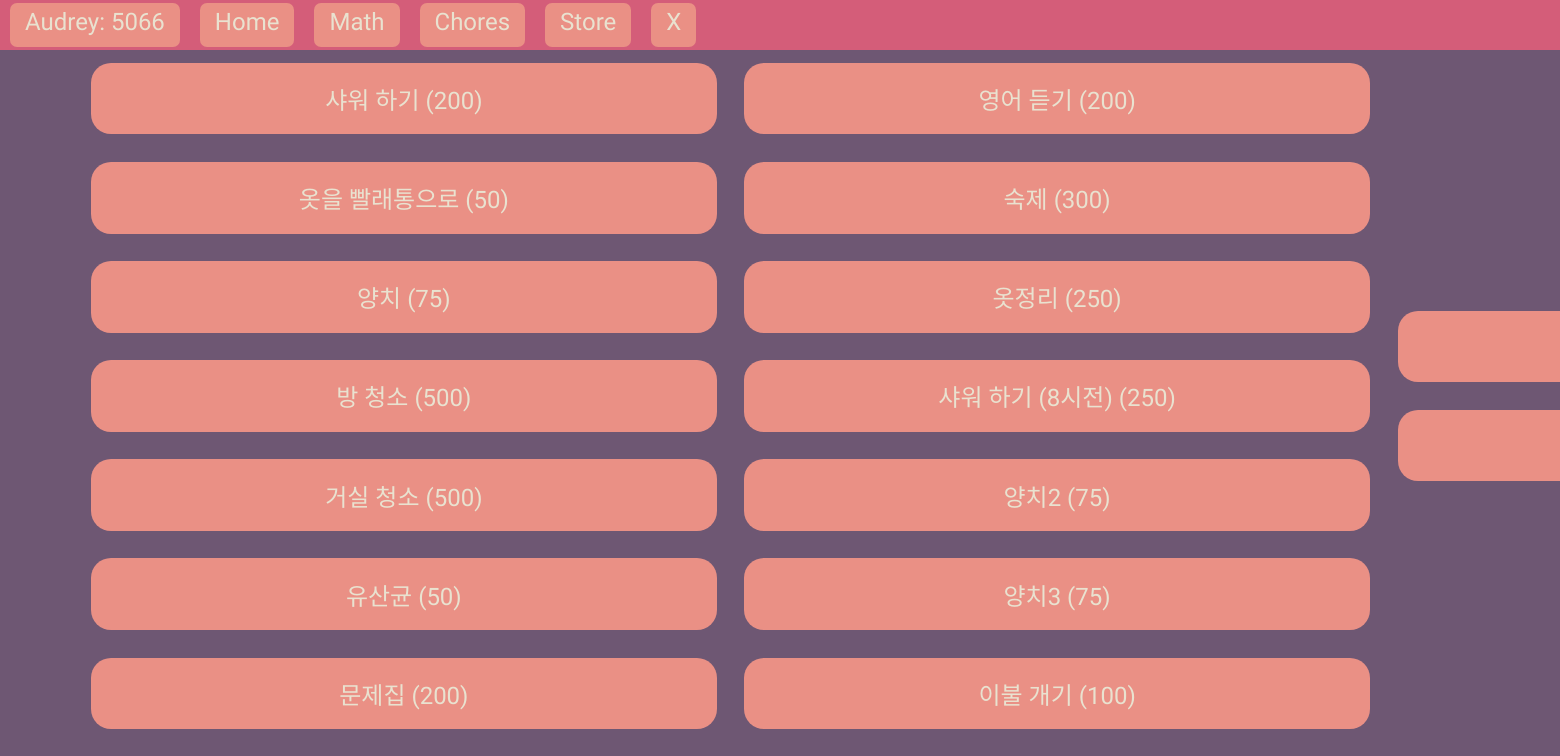
The page /chores/ (signed in) on the database its author committed.
### users/models.py (models this page shows, shortened)
class Score(models.Model):
    user = models.OneToOneField(User, on_delete = models.CASCADE)
    score = models.IntegerField(default = 0)

### chores/models.py (models this page shows, shortened)
class Chore(models.Model):
    name = models.CharField(max_length = 250)
    score = models.IntegerField()
    description = models.CharField(max_length = 1000)
    user_assign = models.ManyToManyField(User)
    image = models.ImageField(upload_to='chore_images', default='cat.png')
    show_by_image = models.BooleanField(default=False)
    def __str__(self):
        return self.name

### chores/views.py (the view, shortened to what this page needs)
# urls.py: path('', views.chores, name = 'chores')
def chores(request):
    chores = Chore.objects.all()
    available_chores = []
    for chore in chores:
        if request.user in  chore.user_assign.all():
            log = request.user.log_chore.filter(chore_name = chore, done_time__date=timezone.now())
            if len(log):
                pass
            else:
                available_chores.append(chore)
    context = {"chores": available_chores}
    return render(request, 'chores/chores.html', context)

### chores/templates/chores/chores.html (shortened to what this page needs)
{% extends 'mainPage/base.html' %}
{% block content %}
{% load static %}
<link rel="stylesheet" type="text/css" href="{% static "chores/chores.css" %}">
	<div id="container">
		{% for chore in chores %}
                        {% if chore.show_by_image %}
                        <div class="choreBox" id='{{ chore.id }}'>
                                <img src="{{chore.image.url}}" class="choreImg"> ({{ chore.score }})
                        </div>
                        {% else %}
                        <div class="choreBox" id='{{ chore.id }}'>
                                {{ chore }} ({{ chore.score }})
                        </div>
                        {% endif %}
		{% endfor %}
	</div>
{% endblock content %}

### mainPage/templates/mainPage/base.html (shortened to what this page needs)
<html>
<head>
    {% load static %}
    <link rel="stylesheet" type="text/css" href="{% static "mainPage/base.css" %}">
</head>
<body>
    <div id="nav-bar">
        <div class="nav-button">
            {{ user }}: <span id="user_score_base">{{ user.score.score }}
        </div>
        <a href="{% url 'home' %}" class="nav-button">Home</a>
        <a href="{% url 'mathPage' %}" class="nav-button">Math</a>
        <a href="{% url 'chores' %}" class="nav-button">Chores</a>
        <a href="{% url 'store' %}" class="nav-button">Store</a>
        <a href="{% url 'logout' %}" class="nav-button">X</a>
    </div>
    {% block content %}
    {% endblock content %}
</body>
</html>

### mainPage/static/mainPage/base.css (style rules this page uses)
* { margin: 0; padding: 0; }
* { box-sizing: border-box; }
html { font-family: 'Do Hyeon', sans-serif; }
a { text-decoration: none; color: black; }
#nav-bar { background-color: #d45d79; width: 100%; height: 50px; display: flex; align-content: flex-start; position: fixed; top: 0; left: 0; font-size: 1.5em; }
.nav-button { text-decoration: none; border-radius: 7px; padding: 5px 15px; background-color:#ea9085; color: #e9e2d0; margin: 3px 10px; }

### chores/static/chores/chores.css (style rules this page uses)
body { width: 99%; height: 99%; display: flex; align-items: center; justify-content: center; background-color: #6e5773; }
#container { width: 90%; height: 90%; display: flex; align-items: center; justify-content: center; flex-direction: column; flex-wrap: wrap; }
.choreBox { border: none; width: 45%; height: 10%; display: flex; align-items: center; justify-content: center; margin: 1%; border-radius: 20px; background-color: #ea9085; font-size: 1.5em; color: #e9e2d0; }

### rows shown on the page
Chore: name "샤워 하기", score "200"
Chore: name "옷을 빨래통으로", score "50"
Chore: name "양치", score "75"
Chore: name "방 청소", score "500"
Chore: name "거실 청소", score "500"
Chore: name "유산균", score "50"
Chore: name "문제집", score "200"
Chore: name "영어 듣기", score "200"
Chore: name "숙제", score "300"
Chore: name "옷정리", score "250"
Chore: name "샤워 하기 (8시전)", score "250"
Chore: name "양치2", score "75"
Chore: name "양치3", score "75"
Chore: name "이불 개기", score "100"

### other values the page prints
{{ user }} "Audrey"
{{ user.score.score }} "5066"
